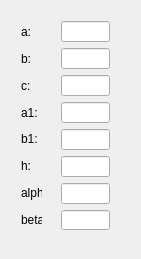
<?xml version="1.0" encoding="UTF-8"?>
<ui version="4.0">
 <class>TrigHelper</class>
 <widget class="QWidget" name="TrigHelper">
  <property name="geometry">
   <rect>
    <x>0</x>
    <y>0</y>
    <width>141</width>
    <height>259</height>
   </rect>
  </property>
  <property name="windowTitle">
   <string>TrigHelper</string>
  </property>
  <widget class="QWidget" name="">
   <property name="geometry">
    <rect>
     <x>50</x>
     <y>10</y>
     <width>71</width>
     <height>231</height>
    </rect>
   </property>
   <layout class="QVBoxLayout" name="verticalLayout">
    <item>
     <widget class="QLineEdit" name="lineEdit"/>
    </item>
    <item>
     <widget class="QLineEdit" name="lineEdit_2"/>
    </item>
    <item>
     <widget class="QLineEdit" name="lineEdit_3"/>
    </item>
    <item>
     <widget class="QLineEdit" name="lineEdit_4"/>
    </item>
    <item>
     <widget class="QLineEdit" name="lineEdit_5"/>
    </item>
    <item>
     <widget class="QLineEdit" name="lineEdit_6"/>
    </item>
    <item>
     <widget class="QLineEdit" name="lineEdit_7"/>
    </item>
    <item>
     <widget class="QLineEdit" name="lineEdit_8"/>
    </item>
   </layout>
  </widget>
  <widget class="QWidget" name="">
   <property name="geometry">
    <rect>
     <x>10</x>
     <y>10</y>
     <width>43</width>
     <height>231</height>
    </rect>
   </property>
   <layout class="QVBoxLayout" name="verticalLayout_2">
    <item>
     <widget class="QLabel" name="label">
      <property name="text">
       <string>a:</string>
      </property>
     </widget>
    </item>
    <item>
     <widget class="QLabel" name="label_2">
      <property name="text">
       <string>b:</string>
      </property>
     </widget>
    </item>
    <item>
     <widget class="QLabel" name="label_3">
      <property name="text">
       <string>c:</string>
      </property>
     </widget>
    </item>
    <item>
     <widget class="QLabel" name="label_4">
      <property name="text">
       <string>a1:</string>
      </property>
     </widget>
    </item>
    <item>
     <widget class="QLabel" name="label_5">
      <property name="text">
       <string>b1:</string>
      </property>
     </widget>
    </item>
    <item>
     <widget class="QLabel" name="label_6">
      <property name="text">
       <string>h:</string>
      </property>
     </widget>
    </item>
    <item>
     <widget class="QLabel" name="label_7">
      <property name="text">
       <string>alpha:</string>
      </property>
     </widget>
    </item>
    <item>
     <widget class="QLabel" name="label_8">
      <property name="text">
       <string>beta:</string>
      </property>
     </widget>
    </item>
   </layout>
  </widget>
 </widget>
 <layoutdefault spacing="6" margin="11"/>
 <resources/>
 <connections/>
</ui>
